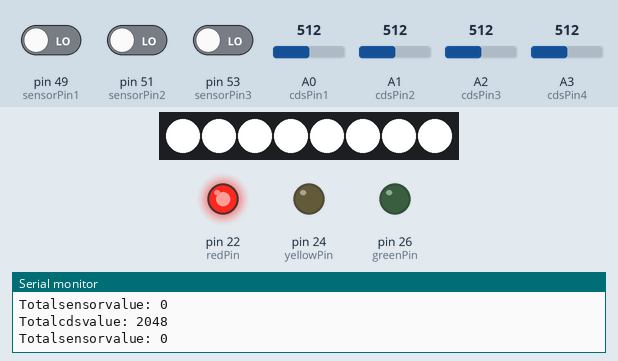
Bench run of a sketch on a simulated Arduino Mega 2560, built with avr-gcc and run on an emulated ATmega2560. Parts: 8 RGB LEDs in strip order, left to right, output pins drawn as LEDs (lit = HIGH), the last lines printed to the serial monitor. Inputs (shaded band) come from the test bench; at power-on: pin 49 (sensorPin1) LOW, pin 51 (sensorPin2) LOW, pin 53 (sensorPin3) LOW, A0 (cdsPin1) = 512, A1 (cdsPin2) = 512, A2 (cdsPin3) = 512, A3 (cdsPin4) = 512.

Above: at 1.2 s.
1.3 s: pin 49 (sensorPin1) driven HIGH and pin 51 (sensorPin2) driven HIGH and pin 53 (sensorPin3) driven HIGH
At 2.0 s:
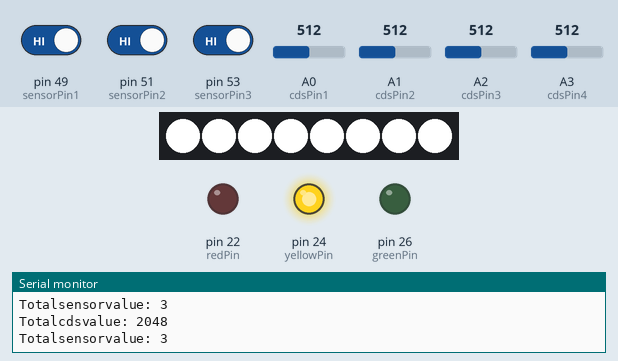
2.8 s: A0 (cdsPin1) set to 479
5.8 s: A0 (cdsPin1) set to 446
At 7.0 s:
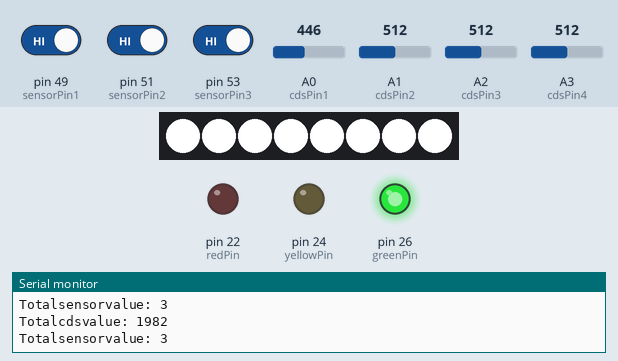
7.3 s: A0 (cdsPin1) set to 716
At 7.7 s:
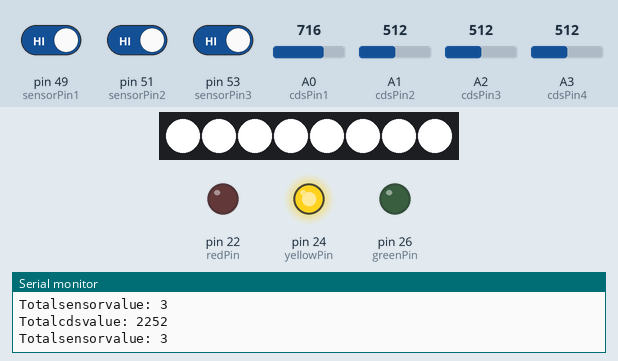
10.3 s: A0 (cdsPin1) set to 306
At 10.6 s:
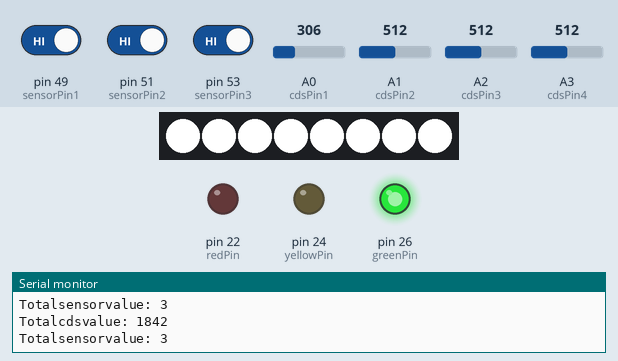
11.8 s: pin 51 (sensorPin2) driven LOW and pin 53 (sensorPin3) driven LOW
At 12.7 s:
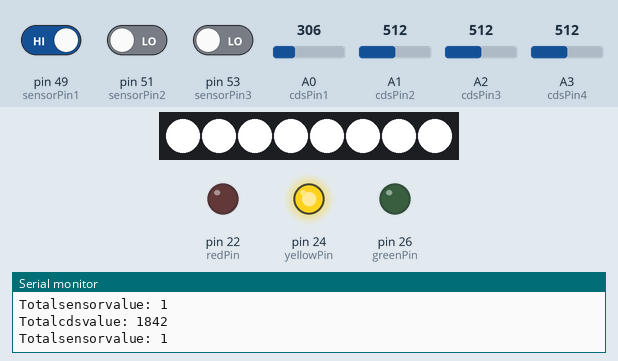
Timing chart, 0 to 14.8 s (numbered marks = the images above; inputs shaded):
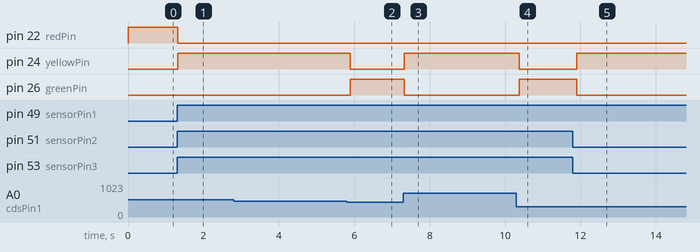

Measured:
- the behaviour switches between 465 and 464 on A0 (cdsPin1) (found by bisection; images 1 and 2)
- after the input at 1.3 s, pin 22 (redPin): HIGH → LOW at once; pin 24 (yellowPin): LOW → HIGH at once
- after the input at 5.8 s, pin 24 (yellowPin): HIGH → LOW after 0.10 s; pin 26 (greenPin): LOW → HIGH after 0.10 s
- after the input at 7.3 s, pin 24 (yellowPin): LOW → HIGH at once; pin 26 (greenPin): HIGH → LOW at once
- after the input at 10.3 s, pin 24 (yellowPin): HIGH → LOW after 0.07 s; pin 26 (greenPin): LOW → HIGH after 0.07 s
- after the input at 11.8 s, pin 24 (yellowPin): LOW → HIGH after 0.10 s; pin 26 (greenPin): HIGH → LOW after 0.10 s

The sketch:

code.ino
```cpp
#include <Adafruit_NeoPixel.h>

#define PIN 52
#define NUM_PIXELS 8

const int redPin = 22;
const int yellowPin = 24;
const int greenPin = 26;

const int cdsPin1 = A0;
const int cdsPin2 = A1;
const int cdsPin3 = A2;
const int cdsPin4 = A3;

const int sensorPin1 = 49;
const int sensorPin2 = 51;
const int sensorPin3 = 53;

Adafruit_NeoPixel pixels = Adafruit_NeoPixel(NUM_PIXELS, PIN, NEO_GRBW + NEO_KHZ800);

void setup()
{
  pixels.begin();
  pixels.setBrightness(150);
  pinMode(redPin, OUTPUT);
  pinMode(yellowPin, OUTPUT);
  pinMode(greenPin, OUTPUT);
  pinMode(sensorPin1, INPUT);
  pinMode(sensorPin2, INPUT);
  pinMode(sensorPin3, INPUT);
  Serial.begin(9600);
}

void loop()
{
  for(int i = 0; i < NUM_PIXELS; i++)
  {
    pixels.setPixelColor(i, pixels.Color(255, 255, 255, 255));
  }
  pixels.show();

  int cdsValue1 = analogRead(cdsPin1);
  int cdsValue2 = analogRead(cdsPin2);
  int cdsValue3 = analogRead(cdsPin3);
  int cdsValue4 = analogRead(cdsPin4);

  int sensorValue1 = digitalRead(sensorPin1);
  int sensorValue2 = digitalRead(sensorPin2);
  int sensorValue3 = digitalRead(sensorPin3);


  int totalCdsValue = cdsValue1 + cdsValue2 + cdsValue3 + cdsValue4;
  int totalSensorValue = sensorValue1 + sensorValue2 + sensorValue3;

  Serial.print("Totalcdsvalue: ");
  Serial.println(totalCdsValue);
  Serial.print("Totalsensorvalue: ");
  Serial.println(totalSensorValue);


  if (totalCdsValue > 2000)
  {
    if(totalSensorValue == 3)
    {
      digitalWrite(redPin, LOW);
      digitalWrite(yellowPin, HIGH);
      digitalWrite(greenPin, LOW);
    }
    else
    {
      digitalWrite(redPin, HIGH);
      digitalWrite(yellowPin, LOW);
      digitalWrite(greenPin, LOW);
    }
  }

  else if (totalCdsValue > 1350)
  {
    if(totalSensorValue == 3)
    {
      digitalWrite(redPin, LOW);
      digitalWrite(yellowPin, LOW);
      digitalWrite(greenPin, HIGH);
    }
    else if(totalSensorValue == 2)
    {
      digitalWrite(redPin, LOW);
      digitalWrite(yellowPin, LOW);
      digitalWrite(greenPin, HIGH);
    }
    else if(totalSensorValue == 1)
    {
      digitalWrite(redPin, LOW);
      digitalWrite(yellowPin, HIGH);
      digitalWrite(greenPin, LOW);
    }
    else
    {
      digitalWrite(redPin, HIGH);
      digitalWrite(yellowPin, LOW);
      digitalWrite(greenPin, LOW);
    }
  }

  else if(totalCdsValue > 1000)
  {
    if(totalSensorValue == 3)
    {
      digitalWrite(redPin, LOW);
      digitalWrite(yellowPin, LOW);
      digitalWrite(greenPin, HIGH);
    }
    else if(totalSensorValue == 2)
    {
      digitalWrite(redPin, LOW);
      digitalWrite(yellowPin, LOW);
      digitalWrite(greenPin, HIGH);
    }
    else if(totalSensorValue == 1)
    {
      digitalWrite(redPin, LOW);
      digitalWrite(yellowPin, HIGH);
      digitalWrite(greenPin, LOW);
    }
    else
    {
      digitalWrite(redPin, LOW);
      digitalWrite(yellowPin, HIGH);
      digitalWrite(greenPin, LOW);
    }
  }

  else
  {
    digitalWrite(redPin, LOW);
    digitalWrite(yellowPin, LOW);
    digitalWrite(greenPin, HIGH);
  }

  delay(100);
}
```
